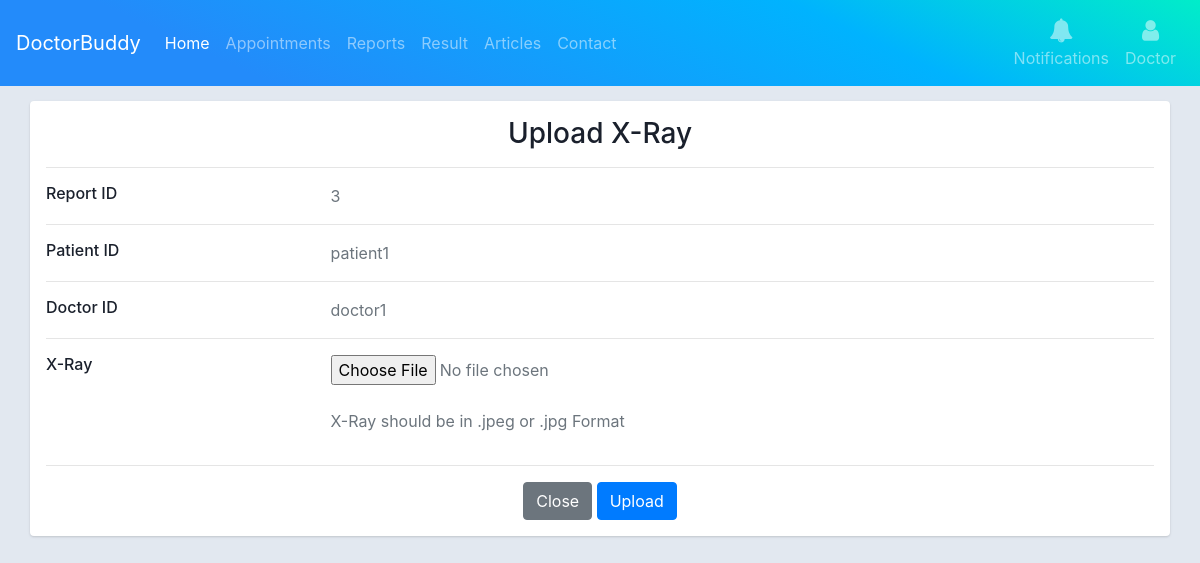
The app's page /xray/upload/3/ (signed in) with its own data.
### mainapp/models.py (models this page shows, shortened)
class Report(models.Model):
    doctor = models.ForeignKey(User, models.SET_NULL, verbose_name='Doctor',
                               blank=True, null=True, related_name="doctor2", limit_choices_to={'is_doctor': True})
    patient = models.ForeignKey(User, models.SET_NULL, verbose_name='Patient',
                                blank=True, null=True, related_name="patient2", limit_choices_to={'is_patient': True}, )
    checkup_report = models.TextField(verbose_name='Report', blank=True, null=True)
    report_required = models.BooleanField(verbose_name='Report Required', blank=True, null=True)
    patient_report_file = models.FileField(verbose_name='Report File', upload_to='checkupreport/', blank=True,
                                           null=True)
    d_prescription = models.ManyToManyField(Prescription, verbose_name='Doctor Prescription')
    d_suggestion = models.TextField(verbose_name='Doctor Suggestion', blank=True, null=True)
    report_date = models.DateField(verbose_name='Report Date', auto_now_add=True)

class User(AbstractUser):
    user_mobile = models.IntegerField(null=True)
    user_address = models.TextField(verbose_name='Address', blank=True, null=True)
    user_image = models.ImageField(blank=True, null=True, upload_to='profileimages/', )
    is_hospital_staff = models.BooleanField(verbose_name="Hospital Staff", default=False, )
    is_patient = models.BooleanField(verbose_name="Patient", default=False, )
    is_doctor = models.BooleanField(verbose_name="Doctor", default=False, )
    objects = UserManager()
    class Meta:
        verbose_name_plural = '1. Users'

### mainapp/decorators.py (the view)
    def wrapper_func(request, *args, **kwargs):
        if request.user.is_doctor:
            return view_func(request, *args, **kwargs)
        else:
            return redirect('index')

### mainapp/forms.py (shortened to what this page needs)
class UploadXrayForm(forms.ModelForm):
    class Meta:
        model = Xrayimage
        fields = ['report', 'xray_img', 'xray_result']
        widgets = {
            "report": HiddenInput(),
        }

### mainapp/views.py (called while the page is built, shortened)
@allowed_doctor_only
def xrayupload(request, rid):
    reportObj = Report.objects.get(id=rid)
    form = UploadXrayForm(initial={'report': reportObj})
    context = {'form': form, 'reportObj': reportObj}
    return render(request, 'xray/xray_upload.html', context)

### templates/xray/xray_upload.html (shortened to what this page needs)
{% extends "base.html" %}
{%block maincontent%}
<div class="container-fluid">
    <div class="main-body">
        <div class="row gutters-sm">
            <div class="col">
                <div class="card mb-3">
                    <div class="card-body">
                        <h3 style="text-align: center;">Upload X-Ray</h3>
                        <hr>
                        <form method="POST" enctype="multipart/form-data">
                            <div class="row">
                                <div class="col-sm-3">
                                    <h6 class="mb-0">Report ID</h6>
                                </div>
                                <div class="col-sm-9 text-secondary">
                                    {{reportObj.id}}
                                </div>
                            </div>
                            <hr>
                            <div class="row">
                                <div class="col-sm-3">
                                    <h6 class="mb-0">Patient ID</h6>
                                </div>
                                <div class="col-sm-9 text-secondary">
                                    {{reportObj.patient.username}}
                                </div>
                            </div>
                            <hr>
                            <div class="row">
                                <div class="col-sm-3">
                                    <h6 class="mb-0">Doctor ID</h6>
                                </div>
                                <div class="col-sm-9 text-secondary">
                                    {{reportObj.doctor.username}}
                                </div>
                            </div>
                            <hr>
                            <div class="row">
                                <div class="col-sm-3">
                                    <h6 class="mb-0">X-Ray</h6>
                                </div>
                                <div class="col-sm-9 text-secondary">
                                    {{form.xray_img}}
                                    <br><br>
                                    <p>X-Ray should be in .jpeg or .jpg Format</p>
                                </div>
                            </div>
                            <hr>
                            <div class="row" style="text-align: center;">
                                <div class="col-sm-12 text-secondary">
                                    <a href="{{ request.META.HTTP_REFERER }}" class="btn btn-secondary">Close</a>
                                    <input type="submit" name="submit" value="Upload" class="btn btn-primary">
                                </div>
                            </div>
                        </form>
                    </div>
                </div>
            </div>
        </div>
    </div>
</div>
{%endblock%}

### templates/xray/xray_upload.html (style rules this page uses)
body { color: #1a202c; text-align: left; background-color: #e2e8f0; }
.main-body { padding: 15px; }
.card { box-shadow: 0 1px 3px 0 rgba(0, 0, 0, .1), 0 1px 2px 0 rgba(0, 0, 0, .06); }
.card { position: relative; display: flex; flex-direction: column; min-width: 0; word-wrap: break-word; background-color: #fff; background-clip: border-box; border: 0 solid rgba(0, 0, 0, .125); border-radius: .25rem; }
.card-body { flex: 1 1 auto; min-height: 1px; padding: 1rem; }
.gutters-sm { margin-right: -8px; margin-left: -8px; }
.gutters-sm>.col, .gutters-sm>[class*=col-] { padding-right: 8px; padding-left: 8px; }
.mb-3, .my-3 { margin-bottom: 1rem !important; }

### records on screen
Report: id "3", patient.username "patient1", doctor.username "doctor1"
